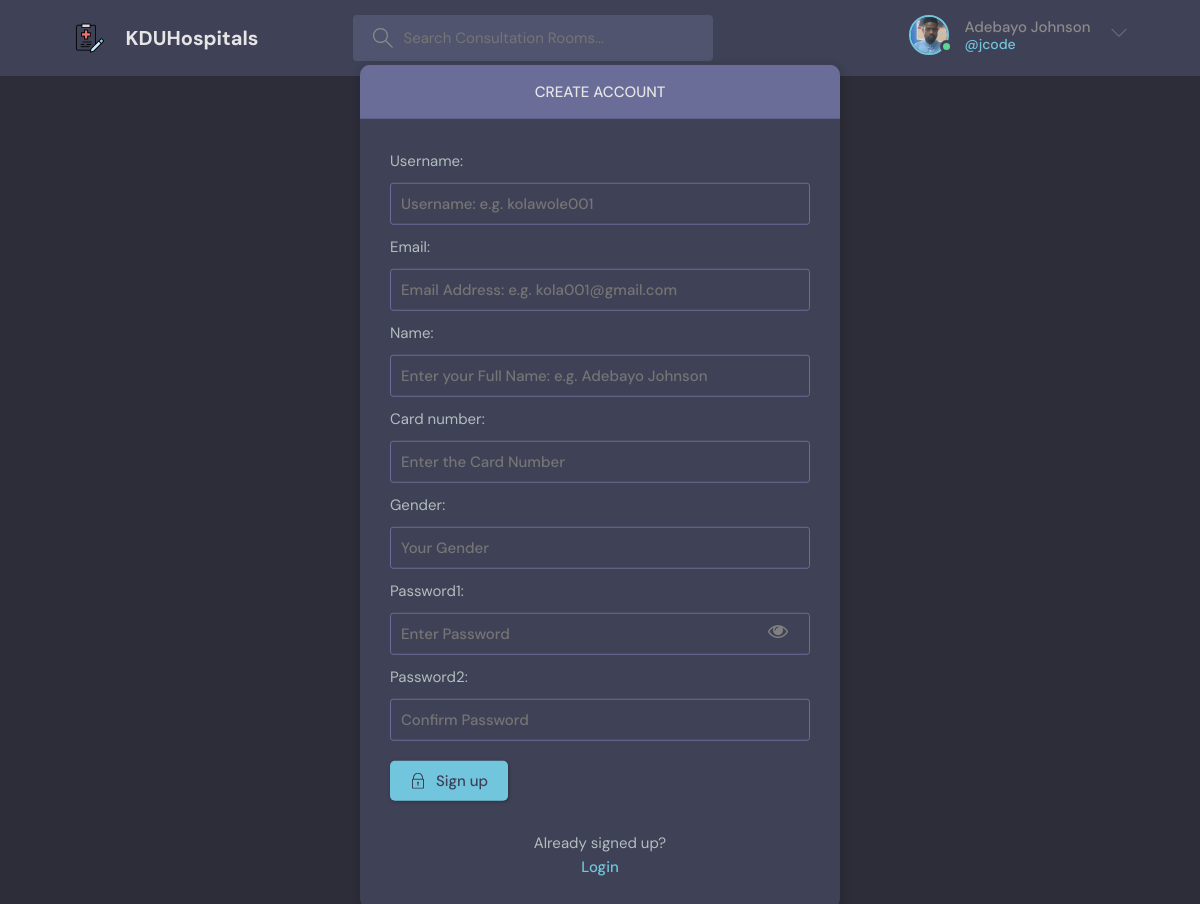
Page /register/ (signed in) on the committed database.
### base/models.py (models this page shows)
class User(AbstractUser):
    name = models.CharField(max_length=200, null=True)
    email = models.EmailField(unique=True, null=True)
    bio = models.TextField(null=True)
    status = models.CharField(null=True,max_length = 20)
    hospital = models.ForeignKey(Hospital, on_delete=models.SET_NULL, null=True)
    specialisation = models.ForeignKey(Specialisation, on_delete=models.SET_NULL, null=True)
    avatar = models.ImageField(null=True, default="avatar.svg")
    certificate = models.ImageField(null=True, default="avatar.svg")
    gender = models.CharField(null=True,max_length = 20)
    card_number = models.CharField(null=True,max_length = 30)
    active = models.CharField(null=True,max_length = 3)
    created = models.DateTimeField(auto_now_add = True, null=True)
    USERNAME_FIELD = 'email'
    REQUIRED_FIELDS = []

### base/views.py (the view, shortened to what this page needs)
# urls.py: path('register/', views.registerUser, name="register"),
def registerUser(request):
    form = MyUserCreationForm()
    context = {'form':form}
    return render(request,'base/login_register.html', context)

### base/templates/base/login_register.html (shortened to what this page needs)
{% extends 'main.html' %}
{% block content %}
{% if page == 'login' %}
<main class="auth layout">
    <div class="container">
      <div class="layout__box">
        <div class="layout__boxHeader">
          <div class="layout__boxTitle">
            <h3>Login</h3>
          </div>
        </div>
        <div class="layout__body">
          <h2 class="auth__tagline">Login to Find a doctor</h2>
          <form class="form" action="" method="post">
            {% csrf_token %}
            <div class="form__group form__group">
              <label for="room_name">Username</label>
              <input id="username" name="username" type="text" placeholder="e.g. kola007@gmail.com" />
            </div>
            <div class="form__group">
              <label for="password">Password</label>
              <input
                id="password"
                name="password"
                type="password"
                placeholder="&bull;&bull;&bull;&bull;&bull;&bull;&bull;&bull;"
              />
              <i class="fa fa-eye fa-lg" onclick="changePassView()" id="show"></i>
            </div>
            <button class="btn btn--main" type="submit">
              <svg
                version="1.1"
                xmlns="http://www.w3.org/2000/svg"
                width="32"
                height="32"
                viewBox="0 0 32 32"
              >
                <title>lock</title>
                <path
                  d="M27 12h-1v-2c0-5.514-4.486-10-10-10s-10 4.486-10 10v2h-1c-0.553 0-1 0.447-1 1v18c0 0.553 0.447 1 1 1h22c0.553 0 1-0.447 1-1v-18c0-0.553-0.447-1-1-1zM8 10c0-4.411 3.589-8 8-8s8 3.589 8 8v2h-16v-2zM26 30h-20v-16h20v16z"
                ></path>
                <path
                  d="M15 21.694v4.306h2v-4.306c0.587-0.348 1-0.961 1-1.694 0-1.105-0.895-2-2-2s-2 0.895-2 2c0 0.732 0.413 1.345 1 1.694z"
                ></path>
              </svg>
              Login
            </button>
          </form>
          <p style="color: red;">{{mess}}</p>
          <div class="auth__action">
            <p>Haven't signed up yet? <a href="{% url 'reset_password' %}">Forgot password?</a></p>
            <a href="{% url 'register' %}" class="btn btn--link">Sign Up</a>
          </div>
        </div>
      </div>
    </div>
  </main>
  {% else %}
  <main class="auth layout">
    <div class="container">
      <div class="layout__box">
        <div class="layout__boxHeader">
          <div class="layout__boxTitle">
            <h3>Create Account</h3>
          </div>
        </div>
        <div class="layout__body">
          <form class="form" action="" method="post" enctype="multipart/form-data">
            <div class="form__group form__group" >
              <label for="room_name">{{form.username.label_tag}}</label>
              {{form.username}}
            </div>
            <div class="form__group form__group"style="margin-top: -10px;" >
              <label for="room_name">{{form.email.label_tag}}</label>
              {{form.email}}
            </div>
            <div class="form__group form__group" style="margin-top: -10px;">
              <label for="room_name">{{form.name.label_tag}}</label>
              {{form.name}}
            </div>
            <div class="form__group form__group" style="margin-top: -10px;">
              <label for="room_name">{{form.card_number.label_tag}}</label>
              {{form.card_number}}
            </div>
            <div class="form__group form__group" style="margin-top: -10px;">
              <label for="room_name">{{form.gender.label_tag}}</label>
              {{form.gender}}
            </div>
            <div class="form__group form__group" style="margin-top: -10px;" >
              <label for="room_name">{{form.password1.label_tag}}</label>
              {{form.password1}}
              <i class="fa fa-eye fa-lg" onclick="changePassView()" id="show"></i>
            </div>
            <div class="form__group form__group" style="margin-top: -10px;">
              <label for="room_name">{{form.password2.label_tag}}</label>
              {{form.password2}}
            </div>
            <button class="btn btn--main" type="submit">
              Sign up
            </button>
          </form>
          <div class="auth__action">
            <p>Already signed up?</p>
            <a href="{% url 'login' %}" class="btn btn--link">Login</a>
          </div>
        </div>
      </div>
    </div>
  </main>
  {% endif %}
{% endblock content %}

### templates/navbar.html (shortened to what this page needs)
{% load static %}
<header class="header header--loggedIn">
    <div class="container">
      <a href="{% url 'home' %}" class="header__logo">
        <img src="{% static 'img/medicals.png' %}" />
        <h1>KDUHospitals</h1>
      </a>
      <form class="header__search" method="GET" action="{% url 'home' %}">
        <label>
          <input type="text" name="q" placeholder="Search Consultation Rooms..." />
        </label>
      </form>
      <nav class="header__menu">
        {% if request.user.is_authenticated %}
        <div class="header__user">
          <a href="{% url 'user-profile' request.user.id %}">
            <div class="avatar avatar--medium active">
              <img src="{{request.user.avatar.url}}" />
            </div>
            <p>{{request.user.name}} <span>@{{request.user.username}}</span></p>
          </a>
          <button class="dropdown-button">
            <svg version="1.1" xmlns="http://www.w3.org/2000/svg" width="32" height="32" viewBox="0 0 32 32">
              <title>chevron-down</title>
              <path d="M16 21l-13-13h-3l16 16 16-16h-3l-13 13z"></path>
            </svg>
          </button>
        </div>
        {% else %}
        <a href="{% url 'login' %}">
          <img src="{% static 'img/avatar.svg' %}" />
          <p>Login</p>
        </a>
        {% endif %}
      </nav>
    </div>
  </header>

### templates/main.html (style rules this page uses)
.form__group { position: relative; }
.form__group i { position: absolute; left: 90%; top: 60%; color: gray; cursor: pointer; }

### rows in the picture
User: user.avatar (picture), user.name "Adebayo Johnson", user.username "jcode"
